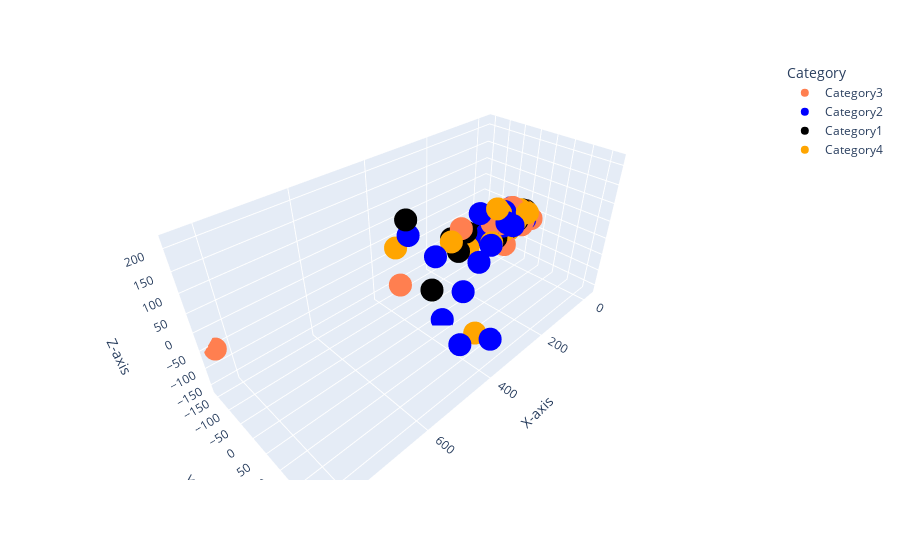

Notebook source saved alongside this figure:
### Code cell
import plotly.express as px
import pandas as pd

# Sample data (replace with your dataset)
# data = np.random.rand(2257, 3)
data = X_reduced  # Assuming X_reduced is your dataset

# Sample categories and corresponding colors
categories = ['Category1', 'Category2', 'Category3', 'Category4']
col = ['coral', 'blue', 'black', 'orange']

# Create a DataFrame with the data
df = pd.DataFrame(data, columns=['X', 'Y', 'Z'])
df['Category'] = np.random.choice(categories, len(df))

# Create a 3D scatter plot using Plotly Express
fig = px.scatter_3d(df, x='X', y='Y', z='Z', color='Category', color_discrete_sequence=col)

# Set labels for the axes
fig.update_layout(scene=dict(xaxis_title='X-axis',
                             yaxis_title='Y-axis',
                             zaxis_title='Z-axis'))

# Show the 3D plot
fig.show()

### Figure 1 — Plotly figure (JSON) as saved in the notebook; plotly's stock layout.template omitted (floating-point values rounded to 4 significant figures; data arrays with more than 128 entries replaced by an {"elided": "..."} marker saying what was removed)
{"data": [{"hovertemplate": "Category=Category3<br>X=%{x}<br>Y=%{y}<br>Z=%{z}<extra></extra>", "legendgroup": "Category3", "marker": {"color": "coral", "symbol": "circle"}, "mode": "markers", "name": "Category3", "scene": "scene", "showlegend": true, "type": "scatter3d", "x": {"elided": "539 float values"}, "y": {"elided": "539 float values"}, "z": {"elided": "539 float values"}}, {"hovertemplate": "Category=Category2<br>X=%{x}<br>Y=%{y}<br>Z=%{z}<extra></extra>", "legendgroup": "Category2", "marker": {"color": "blue", "symbol": "circle"}, "mode": "markers", "name": "Category2", "scene": "scene", "showlegend": true, "type": "scatter3d", "x": {"elided": "575 float values"}, "y": {"elided": "575 float values"}, "z": {"elided": "575 float values"}}, {"hovertemplate": "Category=Category1<br>X=%{x}<br>Y=%{y}<br>Z=%{z}<extra></extra>", "legendgroup": "Category1", "marker": {"color": "black", "symbol": "circle"}, "mode": "markers", "name": "Category1", "scene": "scene", "showlegend": true, "type": "scatter3d", "x": {"elided": "577 float values"}, "y": {"elided": "577 float values"}, "z": {"elided": "577 float values"}}, {"hovertemplate": "Category=Category4<br>X=%{x}<br>Y=%{y}<br>Z=%{z}<extra></extra>", "legendgroup": "Category4", "marker": {"color": "orange", "symbol": "circle"}, "mode": "markers", "name": "Category4", "scene": "scene", "showlegend": true, "type": "scatter3d", "x": {"elided": "566 float values"}, "y": {"elided": "566 float values"}, "z": {"elided": "566 float values"}}], "layout": {"legend": {"title": {"text": "Category"}, "tracegroupgap": 0}, "margin": {"t": 60}, "scene": {"domain": {"x": [0, 1], "y": [0, 1]}, "xaxis": {"title": {"text": "X-axis"}}, "yaxis": {"title": {"text": "Y-axis"}}, "zaxis": {"title": {"text": "Z-axis"}}}}}
